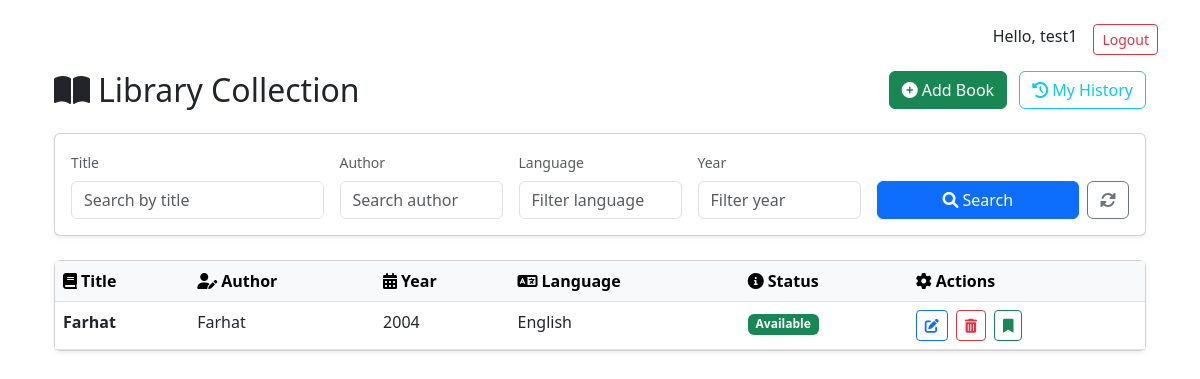
The app's page / (signed in) with its own data.
### app/models.py (models this page shows, shortened)
class User(UserMixin, db.Model):
    id = db.Column(db.Integer, primary_key=True)
    username = db.Column(db.String(64), unique=True, nullable=False)
    email = db.Column(db.String(120), unique=True, nullable=False)
    role = db.Column(db.String(10), default='member')
    password_hash = db.Column(db.String(128))
    checkouts = db.relationship('Checkout', backref='user', lazy='dynamic')

class Book(db.Model):
    id = db.Column(db.Integer, primary_key=True)
    title = db.Column(db.String(128))
    author = db.Column(db.String(128))
    year = db.Column(db.Integer)
    language = db.Column(db.String(64))
    available = db.Column(db.Boolean, default=True)
    checkouts = db.relationship('Checkout', backref='book', lazy='dynamic')

### app/routes/book_routes.py (the view)
@bp.route('/', methods=['GET'])
def index():
    query = Book.query
    title = request.args.get('title')
    author = request.args.get('author')
    language = request.args.get('language')
    year = request.args.get('year')
    if title:
        query = query.filter(Book.title.ilike(f'%{title}%'))
    if author:
        query = query.filter(Book.author.ilike(f'%{author}%'))
    if language:
        query = query.filter(Book.language.ilike(f'%{language}%'))
    if year:
        query = query.filter(Book.year == year)
    books = query.all()
    return render_template('books.html', books=books)

### app/models.py (called while the page is built)
@login.user_loader
def load_user(id):
    return User.query.get(int(id))

### app/templates/books.html
{% extends "base.html" %}
{% block content %}
<div class="container">
    <div class="d-flex justify-content-between align-items-center mb-4">
        <h2 class="mb-0">
            <i class="fas fa-book-open me-2"></i>Library Collection
        </h2>
        <div>
            <a class="btn btn-success" href="{{ url_for('book.add_book') }}">
                <i class="fas fa-plus-circle me-1"></i>Add Book
            </a>
            <a class="btn btn-outline-info ms-2" href="{{ url_for('checkout.history') }}">
                <i class="fas fa-history me-1"></i>My History
            </a>
        </div>
    </div>
    <div class="card shadow-sm mb-4">
        <div class="card-body">
            <form method="get" class="row g-3 align-items-end">
                <div class="col-md-3">
                    <label class="form-label small text-muted">Title</label>
                    <input name="title" class="form-control" placeholder="Search by title">
                </div>
                <div class="col-md-2">
                    <label class="form-label small text-muted">Author</label>
                    <input name="author" class="form-control" placeholder="Search author">
                </div>
                <div class="col-md-2">
                    <label class="form-label small text-muted">Language</label>
                    <input name="language" class="form-control" placeholder="Filter language">
                </div>
                <div class="col-md-2">
                    <label class="form-label small text-muted">Year</label>
                    <input name="year" type="number" class="form-control" placeholder="Filter year">
                </div>
                <div class="col-md-3 d-flex">
                    <button class="btn btn-primary me-2 flex-grow-1">
                        <i class="fas fa-search me-1"></i>Search
                    </button>
                    <a href="{{ url_for('book.index') }}" class="btn btn-outline-secondary">
                        <i class="fas fa-sync-alt"></i>
                    </a>
                </div>
            </form>
        </div>
    </div>
    <div class="card shadow-sm">
        <div class="card-body p-0">
            <div class="table-responsive">
                <table class="table table-hover mb-0">
                    <thead class="table-light">
                        <tr>
                            <th><i class="fas fa-book me-1"></i>Title</th>
                            <th><i class="fas fa-user-edit me-1"></i>Author</th>
                            <th><i class="fas fa-calendar-alt me-1"></i>Year</th>
                            <th><i class="fas fa-language me-1"></i>Language</th>
                            <th><i class="fas fa-info-circle me-1"></i>Status</th>
                            <th><i class="fas fa-cog me-1"></i>Actions</th>
                        </tr>
                    </thead>
                    <tbody>
                        {% for book in books %}
                        <tr>
                            <td class="fw-bold">{{ book.title }}</td>
                            <td>{{ book.author }}</td>
                            <td>{{ book.year }}</td>
                            <td>{{ book.language }}</td>
                            <td>
                                <span class="badge bg-{{ 'success' if book.available else 'warning' }}">
                                    {{ 'Available' if book.available else 'Checked Out' }}
                                </span>
                            </td>
                            <td>
                                <div class="d-flex gap-2">
                                    <a class="btn btn-sm btn-outline-primary"
                                       href="{{ url_for('book.edit_book', book_id=book.id) }}"
                                       title="Edit">
                                        <i class="fas fa-edit"></i>
                                    </a>
                                    <a class="btn btn-sm btn-outline-danger"
                                       href="{{ url_for('book.delete_book', book_id=book.id) }}"
                                       title="Delete">
                                        <i class="fas fa-trash-alt"></i>
                                    </a>
                                    {% if book.available %}
                                    <a class="btn btn-sm btn-outline-success"
                                       href="{{ url_for('checkout.borrow', book_id=book.id) }}"
                                       title="Check Out">
                                        <i class="fas fa-bookmark"></i>
                                    </a>
                                    {% else %}
                                    <a class="btn btn-sm btn-outline-warning"
                                       href="{{ url_for('checkout.return_book', book_id=book.id) }}"
                                       title="Return">
                                        <i class="fas fa-undo-alt"></i>
                                    </a>
                                    {% endif %}
                                </div>
                            </td>
                        </tr>
                        {% endfor %}
                    </tbody>
                </table>
            </div>
        </div>
    </div>
</div>
{% endblock %}

### app/templates/base.html (shortened to what this page needs)
<!DOCTYPE html>
<html lang="en">
<head>
    <link href="https://cdn.jsdelivr.net/npm/bootstrap@5.3.0/dist/css/bootstrap.min.css" rel="stylesheet">
    <link rel="stylesheet" href="https://cdnjs.cloudflare.com/ajax/libs/font-awesome/6.0.0/css/all.min.css">
    <link rel="stylesheet" href="C:\Users\Kabul Royals\OneDrive\Documents\library_management\app\static\css\style.css">
</head>
<body>
    <div class="container mt-4">
        <div class="d-flex justify-content-end mb-3">
            {% if current_user.is_authenticated %}
                <span class="me-3">Hello, {{ current_user.username }}</span>
                <a href="{{ url_for('auth.logout') }}" class="btn btn-outline-danger btn-sm">Logout</a>
            {% else %}
                <a href="{{ url_for('auth.login') }}" class="btn btn-outline-primary btn-sm me-2">Login</a>
                <a href="{{ url_for('auth.register') }}" class="btn btn-outline-success btn-sm">Register</a>
            {% endif %}
        </div>
        {% block content %}{% endblock %}
    </div>
</body>
</html>

### records on screen
User: username "test1"
Book: title "Farhat", author "Farhat", year "2004", language "English", available "Available"
